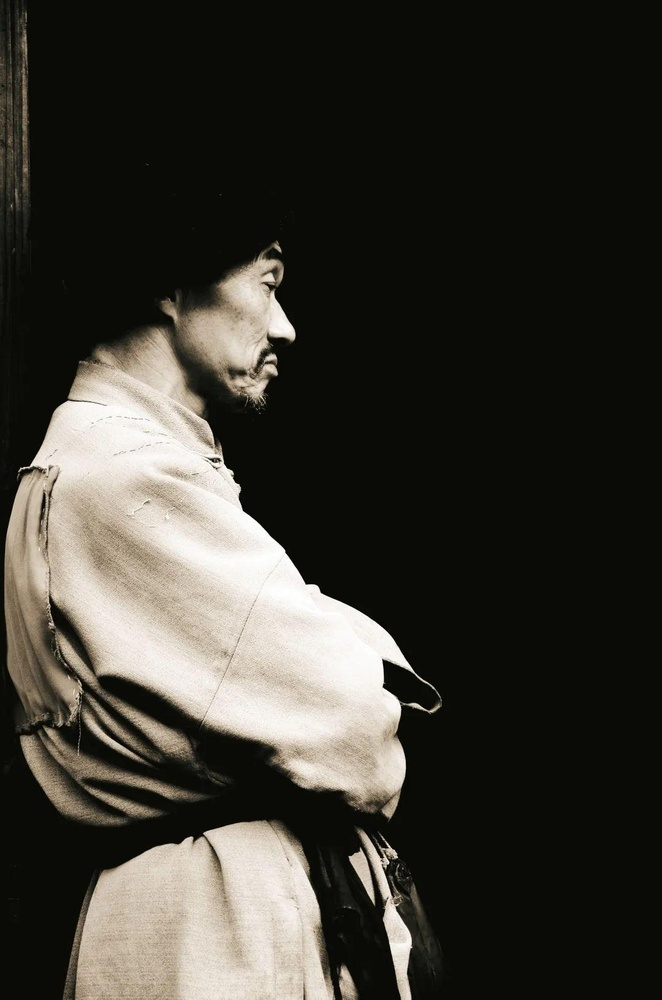
#> input picture Q7/孔乙己.jpg, 662 x 1000 px, shrunk from 1080 x 1631 before the run
$ jupyter execute --allow-errors q7.ipynb   (shell and % lines are left out)
#> lines starting #> are read from the running program, lines starting #| are printed output that depends on the picture; after the words box and inside, x2 and y2 are one past the last pixel; in counts of white or black regions, pixels touching at a corner belong together
# 如何使用 Python 绘制词云图
（回顾前面两期内容，精确指导）

# 依赖
- 词云图的库：wordcloud
- 中文分词的库：jieba

#> (a cell that did not finish here is left out)

[cell 2]
# jieba 分词
import jieba
#> (the rest of this cell did not finish here and is left out)

[cell 3]
# 构建词云失败原因：没有引入中文字体库
from wordcloud import WordCloud
import matplotlib.pyplot as plt


#> (the rest of this cell did not finish here and is left out)

[cell 4]
# 正确姿势：引入字体
# 字体来源：https://justfont.com/huninn/
from wordcloud import WordCloud
import matplotlib.pyplot as plt


#> (the rest of this cell did not finish here and is left out)

[cell 5]
# 修改词云图形状
# 正确姿势：任意图片就可以了吗？
# 不，你还需要学会怎么将图片二值化
from wordcloud import WordCloud
import matplotlib.pyplot as plt
import numpy as np
from PIL import Image

def print_wordcloud(str):
    color_image =Image.open("孔乙己.jpg")
#> color_image is the input picture: PIL image 662x1000 RGB; mean R, G, B 58.8, 56.8, 49.3
    gray_image = color_image.convert("L")
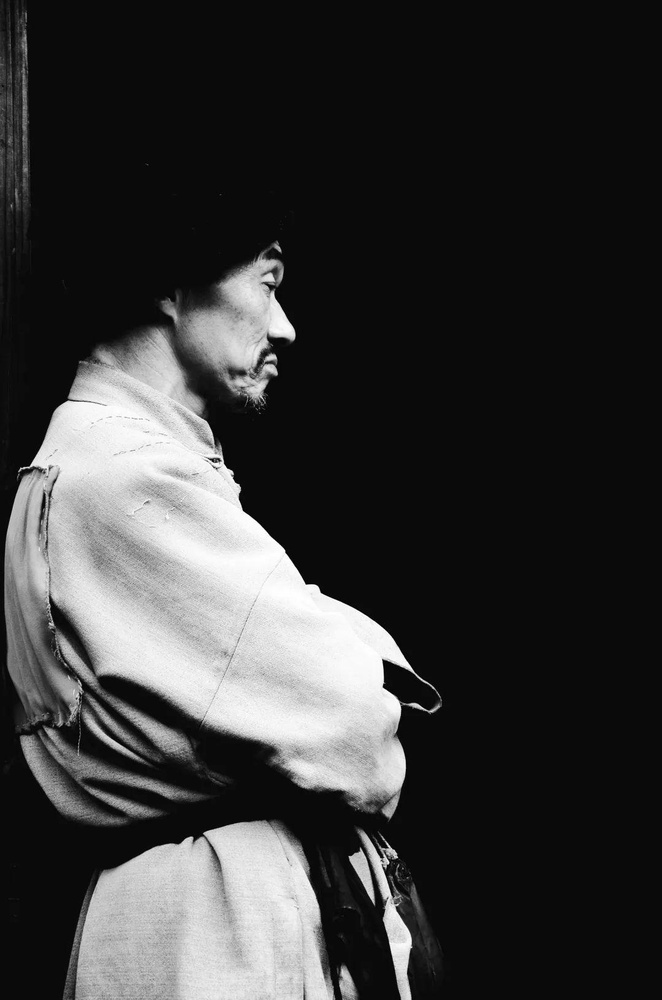
#> gray_image: PIL image 662x1000 L; min 0, max 255, mean 56.5
    # 将灰度图像转换为二值图像
    threshold = 15  # 设置二值化的阈值
    binary_image = gray_image.point(lambda x: 0 if x > threshold else 255)
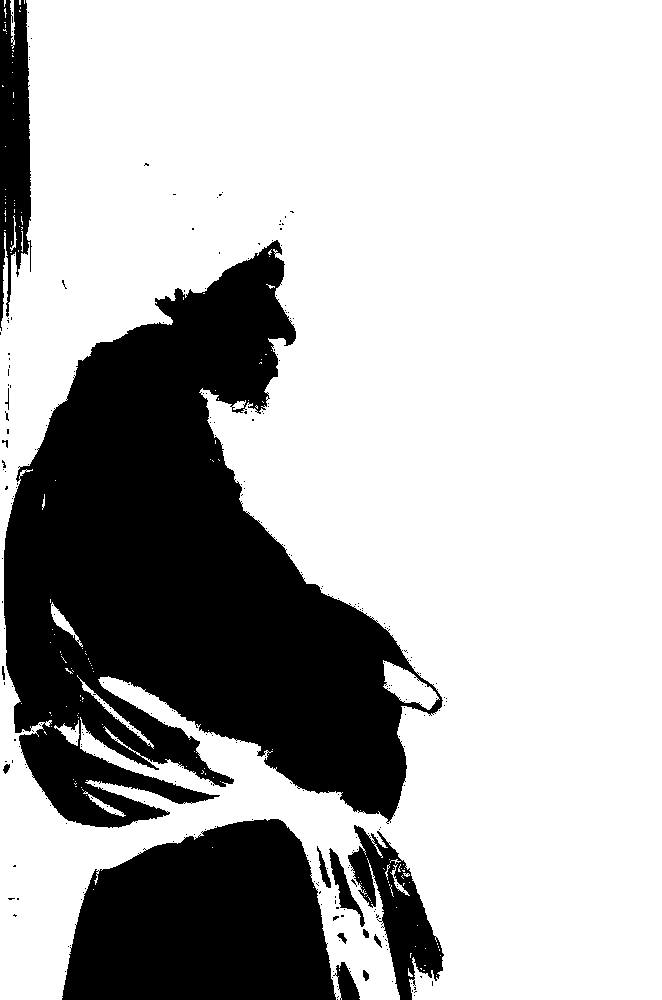
#> binary_image: PIL image 662x1000 L; 71.3% white; 270 black regions (255 under 20 px), largest, box (x1, y1, x2, y2) and area: (4, 240, 443, 828) 134787, (62, 819, 336, 1000) 38846, (0, 0, 32, 331) 7462
    kyg_mask = np.array(binary_image)
    stopwords = ["是", "也", "又", "的"]
    wc = WordCloud(background_color="white",
                   max_words=200, mask=kyg_mask,
                   stopwords=stopwords,
                   contour_width=3,
                   contour_color='steelblue',
                   font_path='jf-openhuninn-2.0.ttf')
    wc.generate(str)
    wc.to_file("孔乙己词云.png")
    # show
    plt.imshow(wc, interpolation='bilinear')
    plt.axis("off")
    plt.show()
print_wordcloud(str)
#> (the call stopped at in print_wordcloud, `wc = WordCloud(background_color="white", max_words=200, mask=kyg_mask,..`: wordcloud is not available in this run)
